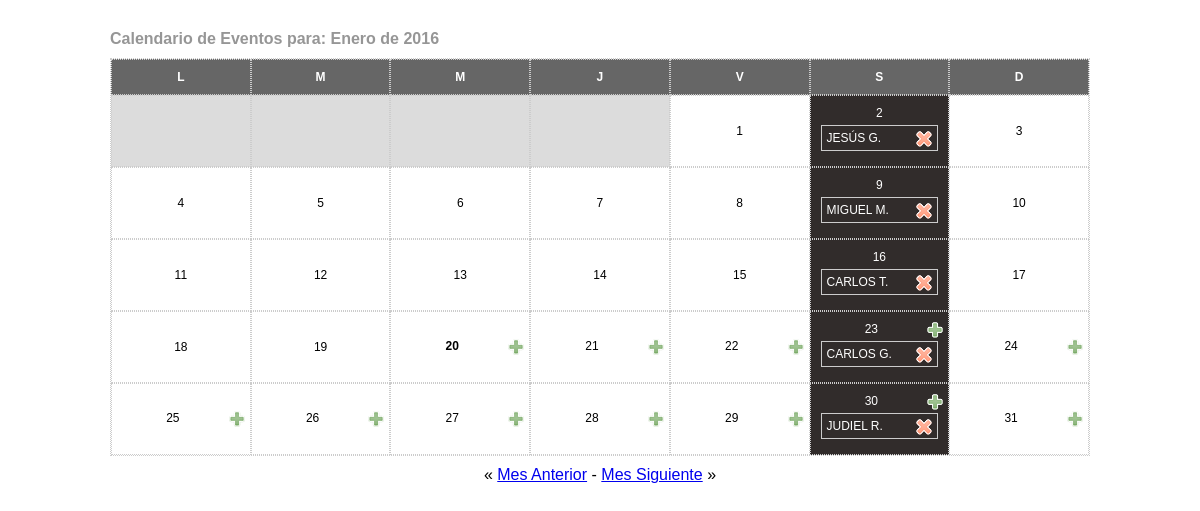
Page /calendario/pasados.php on the committed database.
### tables this page shows
CREATE TABLE `tcalendario` (
  `id` smallint(5) unsigned NOT NULL AUTO_INCREMENT,
  `fecha` date DEFAULT NULL,
  `evento` text,
  PRIMARY KEY (`id`)
);

### calendario/pasados.php (the view, shortened to what this page needs)
<html xmlns="http://www.w3.org/1999/xhtml">
	<head>
	</head>
<body>
	<div id="agenda">
		<?php
			function fecha ($valor)
			{
				$timer = explode(" ",$valor);
				$fecha = explode("-",$timer[0]);
				$fechex = $fecha[2]."/".$fecha[1]."/".$fecha[0];
				return $fechex;
			}
			if (!isset($_GET["fecha"]))
			{
				$mesactual=intval(date("m"));
				if ($mesactual<10) $elmes="0".$mesactual;
				else $elmes=$mesactual;
				$elanio=date("Y");
			}
			else
			{
				$cortefecha=explode("-",$_GET["fecha"]);
				$mesactual=intval($cortefecha[1]);
				if ($mesactual<10) $elmes="0".$mesactual;
				else $elmes=$mesactual;
				$elanio=$cortefecha[0];
			}
			$primeromes=date("N",mktime(0,0,0,$mesactual,1,$elanio));
			if (!isset($_GET["mes"])) $hoy=date("Y-m-d");
			else $hoy=$_GET["ano"]."-".$_GET["mes"]."-01";
			if (($elanio % 4 == 0) && (($elanio % 100 != 0) || ($elanio % 400 == 0))) $dias=array("","31","29","31","30","31","30","31","31","30","31","30","31");
			else $dias=array("","31","28","31","30","31","30","31","31","30","31","30","31");
			$eventos=array();
			$q1="select * from tcalendario where month(fecha)='".$elmes."' and year(fecha)='".$elanio."'";
			$r1=mysql_query($q1);
			if ($f1=mysql_fetch_array($r1))
			{
				$h=0;
				do
				{
					$eventos[$h]=$f1["fecha"];
					$h+=1;
				}
				while($f1=mysql_fetch_array($r1));
			}
			$meses=array("","Enero","Febrero","Marzo","Abril","Mayo","Junio","Julio","Agosto","Septiembre","Octubre","Noviembre","Diciembre");
			$diasantes=$primeromes-1;
			$diasdespues=42;
			$tope=$dias[$mesactual]+$diasantes;
			if ($tope%7!=0) $totalfilas=intval(($tope/7)+1);
			else $totalfilas=intval(($tope/7));
			echo "<h2>Calendario de Eventos para: ".$meses[$mesactual]." de ".$elanio."</h2>";
			echo "<table class='calendario' cellspacing='0' cellpadding='0'>";
			echo "<tr><th>L</th><th>M</th><th>M</th><th>J</th><th>V</th><th>S</th><th>D</th></tr><tr>";
			$j=1;
			$filita=0;
			for ($i=1;$i<=$diasdespues;$i++)
			{
				if ($filita<$totalfilas)
				{
				if ($i>=$primeromes && $i<=$tope)
				{
					echo "<td";
					if ($j<10) $dd="0".$j;else $dd=$j;
					$compuesta=$elanio."-$elmes-$dd";
					if (count($eventos)>0 && in_array($compuesta,$eventos,true)) {echo " class=' evento";$noagregar=true;}
					else {echo " class='activa";$noagregar=false;}
					if ($hoy==$compuesta) echo " hoy";
					if ($compuesta<date("Y-m-d")) $noform=true; else $noform=false;
					if ($noform!=true) echo "'>$j<a href='javascript:mostrar(\"evento$j\")' title='Agregar un Evento el ".fecha($compuesta)."' class='vtip'><img src='add.png' /></a><form id='evento$j' method='post' action='".$_SERVER["PHP_SELF"]."' style='display:none'><input type='text' name='titulos' class='text' /><input type='Submit' name='Enviar' value='Guardar' class='enviar' /><input type='hidden' name='addevent' value='Si' /><input type='hidden' name='fechas' value='$compuesta' /></form>";
					else echo "'>$j";
					$sqlevent="select * from tcalendario where fecha='".$compuesta."' order by id";
					$revent=mysql_query($sqlevent);
					while($rowevent=mysql_fetch_array($revent))
					{
						echo "<p>$rowevent[evento]<a href='".$_SERVER["PHP_SELF"]."?borrarevento=".$rowevent["id"]."' onClick=\"return confirm('&iquest;Confirmas la eliminaci&oacute;n del Evento?')\" title='Eliminar este Evento del ".fecha($compuesta)."' class='vtip'><img src='delete.png' /></a></p>";
					}
					echo "</td>";
					$j+=1;
				}
				else echo "<td class='desactivada'>&nbsp;</td>";
				if ($i==7 || $i==14 || $i==21 || $i==28 || $i==35 || $i==42) {echo "<tr>";$filita+=1;}
				}
			}
			echo "</table>";
			$mesanterior=date("Y-m-d",mktime(0,0,0,$mesactual-1,01,$elanio));
			$messiguiente=date("Y-m-d",mktime(0,0,0,$mesactual+1,01,$elanio));
			echo "<p>&laquo; <a href='".$_SERVER["PHP_SELF"]."?fecha=$mesanterior'>Mes Anterior</a> - <a href='".$_SERVER["PHP_SELF"]."?fecha=$messiguiente'>Mes Siguiente</a> &raquo;</p>";
			?>
</body>
</html>

### calendario/pasados.php (style rules this page uses)
* { margin: 0;padding: 0;font-family:Helvetica, Arial, Tahoma, sans-serif; }
html,body { height:100%;width:100%;outline:0;overflow:hidden }
body { text-align:center;margin:0;width:100%;height:100%;overflow:hidden;background:#fff;padding:30px 0 }
#agenda { margin:10px;width:980px;margin:0 auto }
#agenda h2 { text-align:left;margin:0;font-size:1em;color:#969696 }
#agenda table.calendario { margin:10px auto;width:100%;border:1px dotted #ccc;font-size:12px; }
.calendario th { border:1px dotted #ccc;font-weight:bold;background:#666;color:white;padding:10px 5px; }
.calendario td { padding:10px 5px;text-align:center;border:1px dotted #ccc;width:100px;white-space:pre-line; }
.calendario td p { margin:5px;font-size:12px;border:1px solid #ccc;text-align:left;padding:5px }
.calendario td.desactivada { background:#dcdcdc; }
.calendario td.activa { background:#ffffff; }
.calendario td.evento { background:#312c2b;color:white }
.calendario td.hoy { font-weight:bold }
.calendario td img { vertical-align:middle;float:right;border:0;width:16px;height:16px }
.vtip { cursor:pointer; }

### rows in the picture
tcalendario: evento "JESÚS G."
tcalendario: evento "MIGUEL M."
tcalendario: evento "CARLOS T."
tcalendario: evento "CARLOS G."
tcalendario: evento "JUDIEL R."

### other values in the picture
$meses[$mesactual] "Enero"
$elanio "2016"
